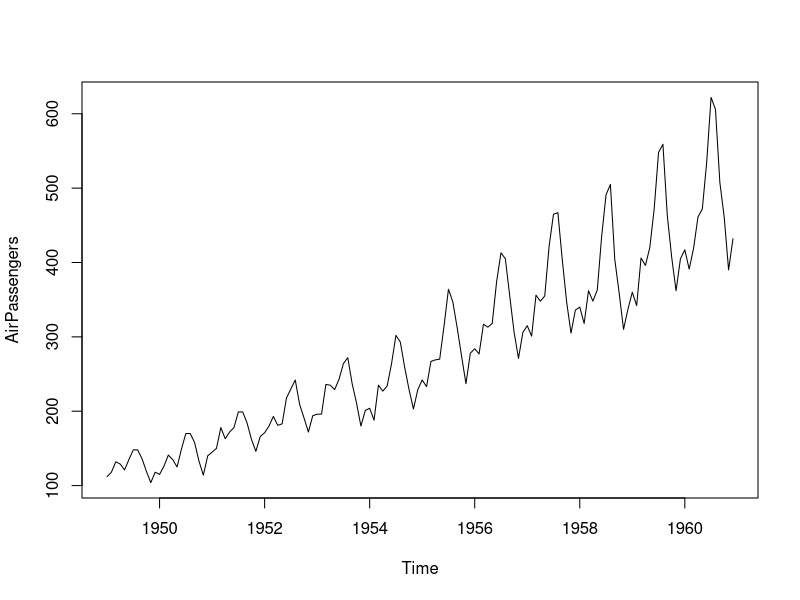
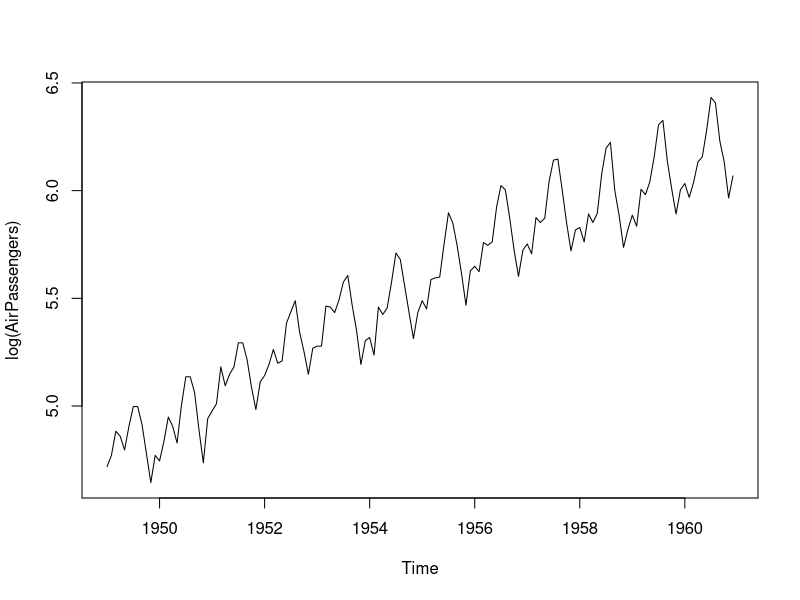
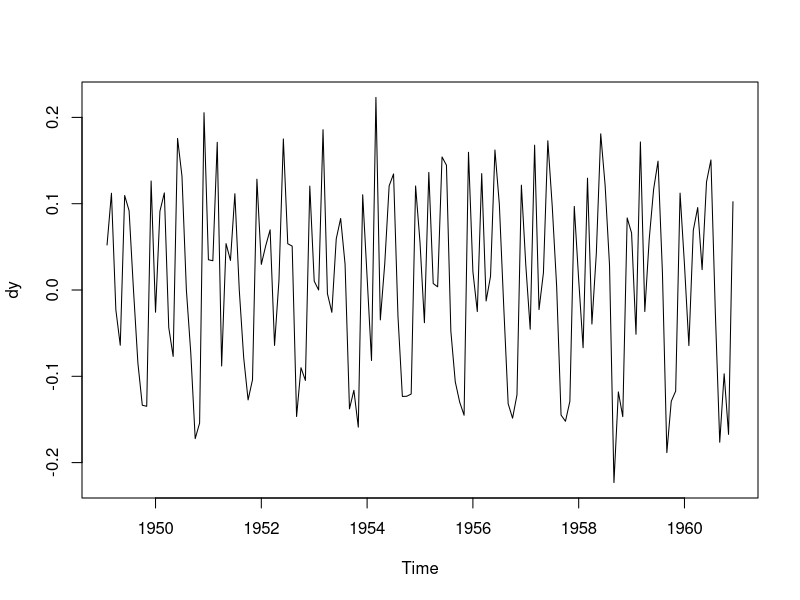
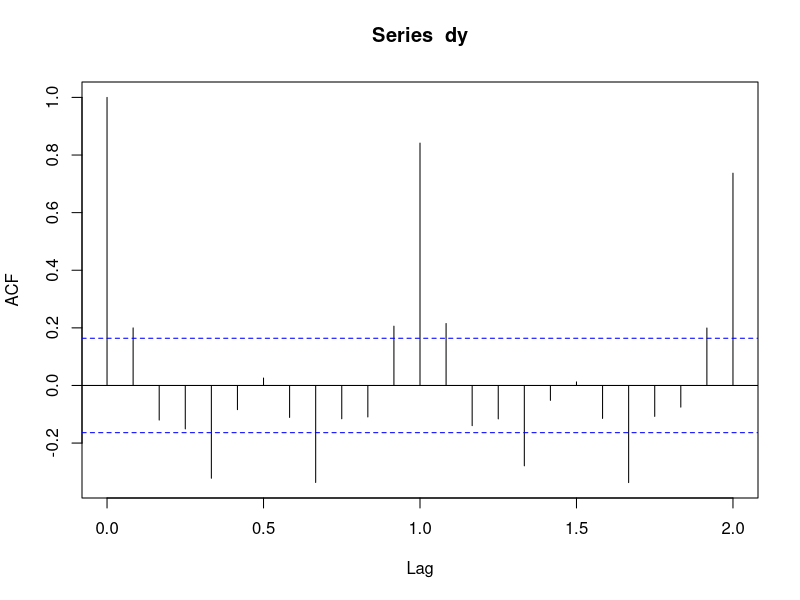
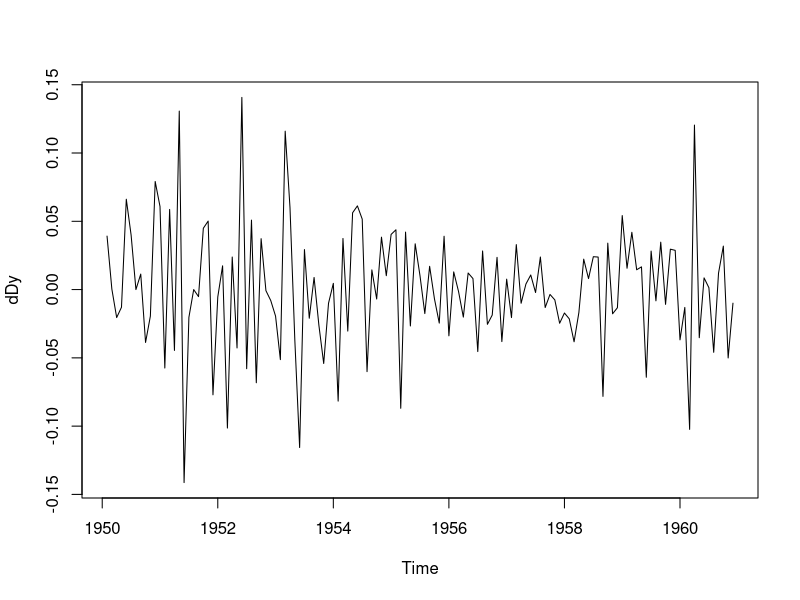
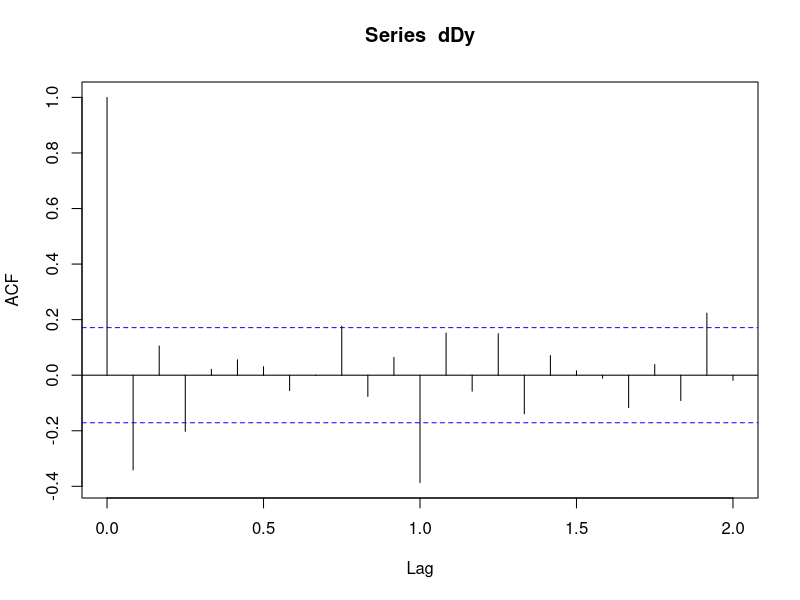
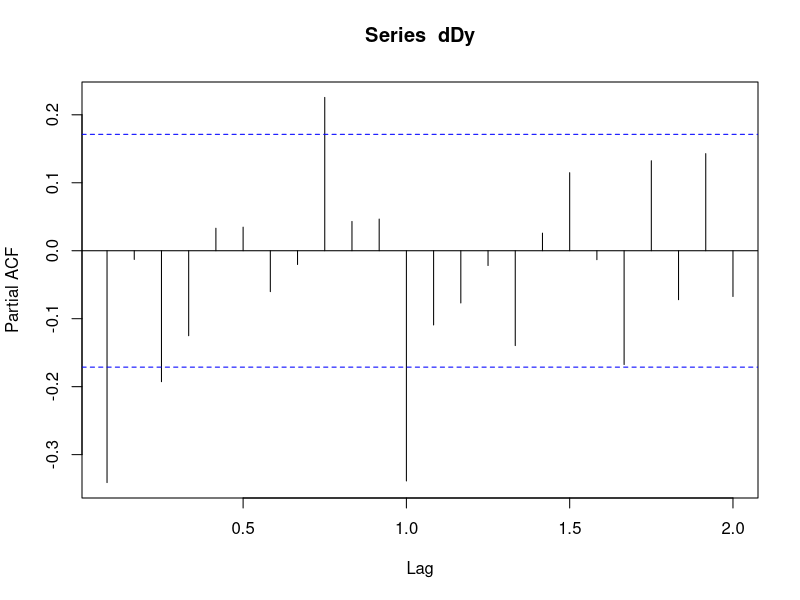

Write R code to recreate these figures, in order. (Note: this script raises an error after producing the figures.)
rm(list=ls())
data("AirPassengers")
plot(AirPassengers)
plot(log(AirPassengers))
lair=log(AirPassengers)

#first order differences
dy = diff(lair)
plot(dy)
acf(dy,lag.max=24)

#second order differences
dDy = diff(dy, lag=12)
plot(dDy)
acf(dDy, lag.max=24)
pacf(dDy, lag.max=24)

fit1 = arima(lair, order=c(0,1,1), method="ML", seasonal=list(order=c(0,1,1), period=12))

require(forecast)
fit0 = auto.arima(lair, 
                  max.p = 5, 
                  max.q = 5,
                  max.P = 2,
                  max.Q = 2,
                  test = "adf",
                  seasonal.test="hegy",
                  ic="bic")


